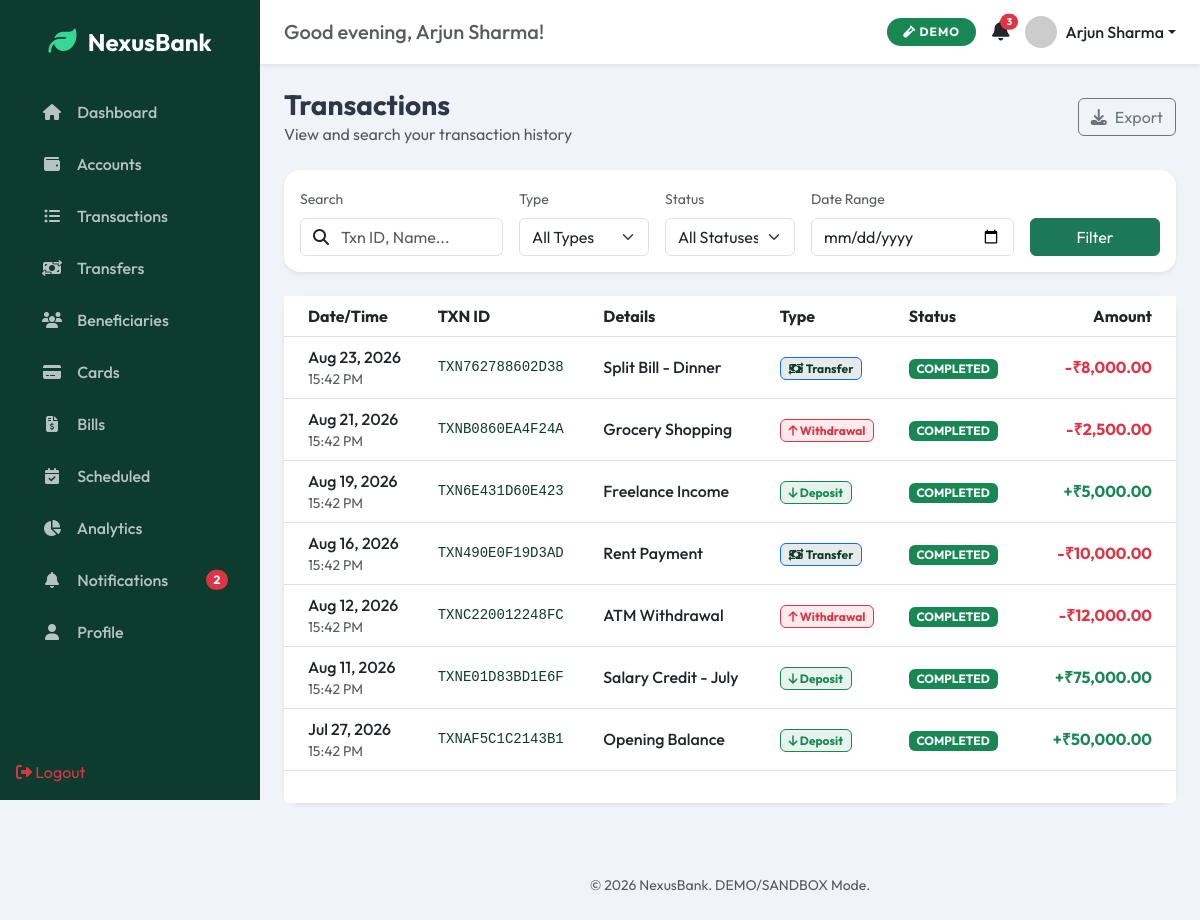
Page /transactions/ (signed in) on the committed database.
### models/user.py (models this page shows, shortened)
class User(UserMixin, db.Model):
    __tablename__ = 'users'
    id = db.Column(db.Integer, primary_key=True)
    name = db.Column(db.String(120), nullable=False)
    email = db.Column(db.String(150), unique=True, nullable=False, index=True)
    phone = db.Column(db.String(20), nullable=True)
    date_of_birth = db.Column(db.Date, nullable=True)
    address = db.Column(db.String(300), nullable=True)
    country = db.Column(db.String(100), nullable=True, default='India')
    profile_photo = db.Column(db.String(300), nullable=True)
    password_hash = db.Column(db.LargeBinary, nullable=False)
    mpin_hash = db.Column(db.LargeBinary, nullable=True)
    role = db.Column(db.Enum(UserRole), nullable=False, default=UserRole.USER)
    is_active = db.Column(db.Boolean, nullable=False, default=True)
    is_suspended = db.Column(db.Boolean, nullable=False, default=False)
    email_verified = db.Column(db.Boolean, nullable=False, default=False)
    email_verify_token = db.Column(db.String(200), nullable=True)
    failed_login_attempts = db.Column(db.Integer, nullable=False, default=0)
    locked_until = db.Column(db.DateTime(timezone=True), nullable=True)
    last_login_at = db.Column(db.DateTime(timezone=True), nullable=True)
    last_login_ip = db.Column(db.String(50), nullable=True)
    reset_token = db.Column(db.String(200), nullable=True)
    reset_token_expiry = db.Column(db.DateTime(timezone=True), nullable=True)
    preferred_language = db.Column(db.String(10), nullable=False, default='en')
    notify_email = db.Column(db.Boolean, nullable=False, default=True)
    notify_inapp = db.Column(db.Boolean, nullable=False, default=True)
    created_at = db.Column(
        db.DateTime(timezone=True),
        nullable=False,
        default=lambda: datetime.now(timezone.utc),
    )
    updated_at = db.Column(
        db.DateTime(timezone=True),
        nullable=False,
        default=lambda: datetime.now(timezone.utc),
        onupdate=lambda: datetime.now(timezone.utc),
    )
    accounts = db.relationship('Account', backref='owner', lazy='dynamic')
    notifications = db.relationship(
        'Notification', backref='user', lazy='dynamic',
        order_by='Notification.created_at.desc()',
    )
    audit_logs = db.relationship('AuditLog', backref='user', lazy='dynamic', foreign_keys='AuditLog.user_id')
    beneficiaries = db.relationship('Beneficiary', backref='user', lazy='dynamic')
    @property
    def unread_notification_count(self):
        return self.notifications.filter_by(is_read=False).count()

### models/transaction.py (models this page shows, shortened)
class Transaction(db.Model):
    __tablename__ = 'transactions'
    id = db.Column(db.Integer, primary_key=True)
    txn_id = db.Column(
        db.String(20), unique=True, nullable=False,
        default=generate_txn_id, index=True,
    )
    idempotency_key = db.Column(db.String(100), unique=True, nullable=True, index=True)
    from_account_id = db.Column(
        db.Integer, db.ForeignKey('accounts.id', ondelete='RESTRICT'),
        nullable=True, index=True,
    )
    to_account_id = db.Column(
        db.Integer, db.ForeignKey('accounts.id', ondelete='RESTRICT'),
        nullable=True, index=True,
    )
    to_account_number_ext = db.Column(db.String(30), nullable=True)
    to_name_ext = db.Column(db.String(120), nullable=True)
    amount = db.Column(db.Numeric(18, 2), nullable=False)
    fee = db.Column(db.Numeric(18, 2), nullable=False, default=0)
    currency = db.Column(db.String(3), nullable=False, default='INR')
    type = db.Column(db.Enum(TransactionType), nullable=False)
    status = db.Column(
        db.Enum(TransactionStatus),
        nullable=False,
        default=TransactionStatus.PENDING,
        index=True,
    )
    category = db.Column(db.String(50), nullable=True)  # Food, Travel, Bills etc.
    description = db.Column(db.String(300), nullable=True)
    reference = db.Column(db.String(100), nullable=True)
    is_demo = db.Column(db.Boolean, nullable=False, default=True)
    failure_reason = db.Column(db.String(300), nullable=True)
    created_at = db.Column(
        db.DateTime(timezone=True),
        nullable=False,
        default=lambda: datetime.now(timezone.utc),
        index=True,
    )
    updated_at = db.Column(
        db.DateTime(timezone=True),
        nullable=False,
        default=lambda: datetime.now(timezone.utc),
        onupdate=lambda: datetime.now(timezone.utc),
    )
    completed_at = db.Column(db.DateTime(timezone=True), nullable=True)
    from_account = db.relationship(
        'Account', foreign_keys=[from_account_id], backref='sent_transactions'
    )
    to_account = db.relationship(
        'Account', foreign_keys=[to_account_id], backref='received_transactions'
    )
    ledger_entries = db.relationship('LedgerEntry', backref='transaction', lazy='dynamic')

### routes/transactions.py (the view)
@transactions_bp.route('/')
@login_required
def index():
    filters = {
        'type': request.args.get('type'),
        'status': request.args.get('status'),
        'date_from': request.args.get('date_from'),
        'date_to': request.args.get('date_to'),
        'search': request.args.get('search'),
        'page': request.args.get('page', 1, type=int)
    }
    transactions = TransactionService.get_transactions(current_user.id, filters)
    return render_template('transactions/index.html', transactions=transactions)

### templates/transactions/index.html (shortened to what this page needs)
{% extends "base.html" %}
{% import "components/macros.html" as m %}
{% block content %}
<div class="d-flex justify-content-between align-items-center mb-4">
    <div>
        <h3 class="fw-bold mb-0">Transactions</h3>
        <p class="text-muted mb-0">View and search your transaction history</p>
    </div>
    <button class="btn btn-outline-secondary"><i class="fa-solid fa-download me-2"></i>Export</button>
</div>
<div class="card border-0 shadow-sm rounded-4 mb-4">
    <div class="card-body p-3">
        <form class="row g-3 align-items-end">
            <div class="col-md-3">
                <label class="form-label small text-muted">Search</label>
                <div class="input-group">
                    <span class="input-group-text bg-white"><i class="fa-solid fa-magnifying-glass"></i></span>
                    <input type="text" class="form-control border-start-0 ps-0" placeholder="Txn ID, Name...">
                </div>
            </div>
            <div class="col-md-2">
                <label class="form-label small text-muted">Type</label>
                <select class="form-select">
                    <option value="">All Types</option>
                </select>
            </div>
            <div class="col-md-2">
                <label class="form-label small text-muted">Status</label>
                <select class="form-select">
                    <option value="">All Statuses</option>
                </select>
            </div>
            <div class="col-md-3">
                <label class="form-label small text-muted">Date Range</label>
                <input type="date" class="form-control">
            </div>
            <div class="col-md-2">
                <button type="submit" class="btn btn-primary w-100">Filter</button>
            </div>
        </form>
    </div>
</div>
<div class="card border-0 shadow-sm rounded-4">
    <div class="table-responsive">
        <table class="table table-hover align-middle mb-0">
            <thead class="bg-light">
                <tr>
                    <th class="ps-4">Date/Time</th>
                    <th>TXN ID</th>
                    <th>Details</th>
                    <th>Type</th>
                    <th>Status</th>
                    <th class="text-end pe-4">Amount</th>
                </tr>
            </thead>
            <tbody>
                {% for tx in transactions.items %}
                <tr style="cursor: pointer;" onclick="window.location='{{ url_for('transactions.detail', txn_id=tx.txn_id) }}'">
                    <td class="ps-4">
                        <div class="fw-medium">{{ tx.created_at.strftime('%b %d, %Y') }}</div>
                        <div class="small text-muted">{{ tx.created_at.strftime('%H:%M %p') }}</div>
                    </td>
                    <td class="font-monospace small text-primary">{{ tx.txn_id }}</td>
                    <td>
                        <div class="fw-medium">{{ tx.description or 'N/A' }}</div>
                    </td>
                    <td>{{ m.transaction_badge(tx.type) }}</td>
                    <td>{{ m.status_badge(tx.status) }}</td>
                    <td class="text-end pe-4">
                        {% set is_credit = (tx.to_account and tx.to_account.user_id == current_user.id) %}
                        {% if is_credit %}
                        <span class="text-success fw-bold">+₹{{ "{:,.2f}".format(tx.amount) }}</span>
                        {% else %}
                        <span class="text-danger fw-bold">-₹{{ "{:,.2f}".format(tx.amount) }}</span>
                        {% endif %}
                    </td>
                </tr>
                {% else %}
                <tr>
                    <td colspan="6" class="text-center py-4 text-muted">No transactions found.</td>
                </tr>
                {% endfor %}
            </tbody>
        </table>
    </div>
    <div class="card-footer bg-white border-0 py-3">
    </div>
</div>
{% endblock %}

### templates/base.html (shortened to what this page needs)
<!DOCTYPE html>
<html lang="en">
<head>
    <link href="https://cdn.jsdelivr.net/npm/bootstrap@5.3.0/dist/css/bootstrap.min.css" rel="stylesheet">
    <link href="https://cdnjs.cloudflare.com/ajax/libs/font-awesome/6.4.0/css/all.min.css" rel="stylesheet">
    <link rel="stylesheet" href="{{ url_for('static', filename='css/main.css') }}">
</head>
<body>
    {% if current_user.is_authenticated and not no_sidebar %}
    <aside class="sidebar d-none d-md-flex flex-column">
        <div class="sidebar-brand text-center py-4">
            <i class="fa-solid fa-leaf text-accent fs-3"></i>
            <span class="brand-text fs-4 fw-bold text-white ms-2">NexusBank</span>
        </div>
        <nav class="sidebar-nav flex-grow-1">
            <a href="{{ url_for('dashboard.index') }}" class="nav-link"><i class="fa-solid fa-house"></i> Dashboard</a>
            <a href="{{ url_for('accounts.index') }}" class="nav-link"><i class="fa-solid fa-wallet"></i> Accounts</a>
            <a href="{{ url_for('transactions.index') }}" class="nav-link"><i class="fa-solid fa-list-ul"></i> Transactions</a>
            <a href="{{ url_for('transfers.transfer') }}" class="nav-link"><i class="fa-solid fa-money-bill-transfer"></i> Transfers</a>
            <a href="{{ url_for('beneficiaries.list_beneficiaries') }}" class="nav-link"><i class="fa-solid fa-users"></i> Beneficiaries</a>
            <a href="{{ url_for('cards.list_cards') }}" class="nav-link"><i class="fa-solid fa-credit-card"></i> Cards</a>
            <a href="{{ url_for('payments.bills') }}" class="nav-link"><i class="fa-solid fa-file-invoice-dollar"></i> Bills</a>
            <a href="{{ url_for('payments.scheduled') }}" class="nav-link"><i class="fa-solid fa-calendar-check"></i> Scheduled</a>
            <a href="{{ url_for('analytics.index') }}" class="nav-link"><i class="fa-solid fa-chart-pie"></i> Analytics</a>
            <a href="{{ url_for('notifications.index') }}" class="nav-link position-relative">
                <i class="fa-solid fa-bell"></i> Notifications
                {% if current_user.is_authenticated and current_user.unread_notification_count|default(0) > 0 %}
                <span class="badge bg-danger rounded-pill position-absolute top-50 end-0 translate-middle-y me-3 unread-badge">
                    {{ current_user.unread_notification_count }}
                </span>
                {% endif %}
            </a>
            <a href="{{ url_for('profile.index') }}" class="nav-link"><i class="fa-solid fa-user"></i> Profile</a>
        </nav>
        <div class="sidebar-footer p-3">
            <a href="{{ url_for('auth.logout') }}" class="nav-link text-danger"><i class="fa-solid fa-right-from-bracket"></i> Logout</a>
        </div>
    </aside>
    {% endif %}
    <main class="main-content {% if not current_user.is_authenticated or no_sidebar %}auth-layout{% endif %}">
        {% if current_user.is_authenticated and not no_sidebar %}
        <header class="top-navbar d-flex justify-content-between align-items-center py-3 px-4 bg-white shadow-sm">
            <div class="d-none d-md-block">
                <h5 class="mb-0 text-muted" id="greeting-text">Welcome back!</h5>
            </div>
            <div class="d-flex align-items-center gap-3">
                <span class="badge rounded-pill bg-success px-3 py-2 demo-badge"><i class="fa-solid fa-vial"></i> DEMO</span>
                <div class="dropdown">
                    <a href="#" class="text-dark position-relative" data-bs-toggle="dropdown">
                        <i class="fa-solid fa-bell fs-5"></i>
                        <span class="position-absolute top-0 start-100 translate-middle badge rounded-pill bg-danger unread-badge" style="font-size: 0.6rem;">3</span>
                    </a>
                </div>
                <div class="dropdown">
                    <a href="#" class="d-flex align-items-center text-dark text-decoration-none dropdown-toggle" data-bs-toggle="dropdown">
                        <img src="{{ url_for('static', filename='img/avatar.png') }}" onerror="this.src='https://ui-avatars.com/api/?name=' + encodeURIComponent('{{ current_user.name }}') + '&background=0d3b2e&color=fff'" alt="User" class="rounded-circle me-2" width="32" height="32">
                        <span class="d-none d-md-inline fw-medium">{{ current_user.name }}</span>
                    </a>
                </div>
            </div>
        </header>
        {% endif %}
        <div class="container-fluid py-4 px-md-4 fade-in">
            {% block content %}{% endblock %}
        </div>
        <footer class="text-center py-4 text-muted small">
            <p class="mb-0">&copy; 2026 NexusBank. DEMO/SANDBOX Mode.</p>
        </footer>
    </main>
</body>
</html>

### templates/components/macros.html (shortened to what this page needs)
{% macro transaction_badge(type) %}
    {% if type == 'DEPOSIT' %}
        <span class="badge bg-success bg-opacity-10 text-success border border-success"><i class="fa-solid fa-arrow-down"></i> Deposit</span>
    {% elif type == 'WITHDRAWAL' %}
        <span class="badge bg-danger bg-opacity-10 text-danger border border-danger"><i class="fa-solid fa-arrow-up"></i> Withdrawal</span>
    {% elif type == 'TRANSFER' %}
        <span class="badge bg-primary-light text-primary border border-primary"><i class="fa-solid fa-money-bill-transfer"></i> Transfer</span>
    {% elif type == 'BILL_PAYMENT' %}
        <span class="badge bg-warning bg-opacity-10 text-warning border border-warning"><i class="fa-solid fa-file-invoice"></i> Bill Pay</span>
    {% elif type == 'FEE' %}
        <span class="badge bg-secondary-light text-secondary border border-secondary"><i class="fa-solid fa-receipt"></i> Fee</span>
    {% else %}
        <span class="badge bg-dark bg-opacity-10 text-dark border border-dark">{{ type }}</span>
    {% endif %}
{% endmacro %}
{% macro status_badge(status) %}
    {% if status == 'COMPLETED' or status == 'ACTIVE' %}
        <span class="badge bg-success">COMPLETED</span>
    {% elif status == 'PENDING' %}
        <span class="badge bg-warning text-dark">PENDING</span>
    {% elif status == 'FAILED' or status == 'SUSPENDED' %}
        <span class="badge bg-danger">FAILED</span>
    {% else %}
        <span class="badge bg-secondary">{{ status }}</span>
    {% endif %}
{% endmacro %}

### rows in the picture
User: name "Arjun Sharma"
Transaction: created_at "Aug 23, 2026", created_at "15:42 PM", txn_id "TXN762788602D38", description "Split Bill - Dinner", shows "Transfer", amount "8,000.00"
Transaction: created_at "Aug 21, 2026", created_at "15:42 PM", txn_id "TXNB0860EA4F24A", description "Grocery Shopping", shows "Withdrawal", amount "2,500.00"
Transaction: created_at "Aug 19, 2026", created_at "15:42 PM", txn_id "TXN6E431D60E423", description "Freelance Income", shows "Deposit", amount "5,000.00"
Transaction: created_at "Aug 16, 2026", created_at "15:42 PM", txn_id "TXN490E0F19D3AD", description "Rent Payment", shows "Transfer", amount "10,000.00"
Transaction: created_at "Aug 12, 2026", created_at "15:42 PM", txn_id "TXNC220012248FC", description "ATM Withdrawal", amount "12,000.00"
Transaction: created_at "Aug 11, 2026", created_at "15:42 PM", txn_id "TXNE01D83BD1E6F", description "Salary Credit - July", shows "Deposit", amount "75,000.00"
Transaction: created_at "Jul 27, 2026", created_at "15:42 PM", txn_id "TXNAF5C1C2143B1", description "Opening Balance", shows "Deposit", amount "50,000.00"

### other values in the picture
{{ current_user.unread_notification_count }} "2"
